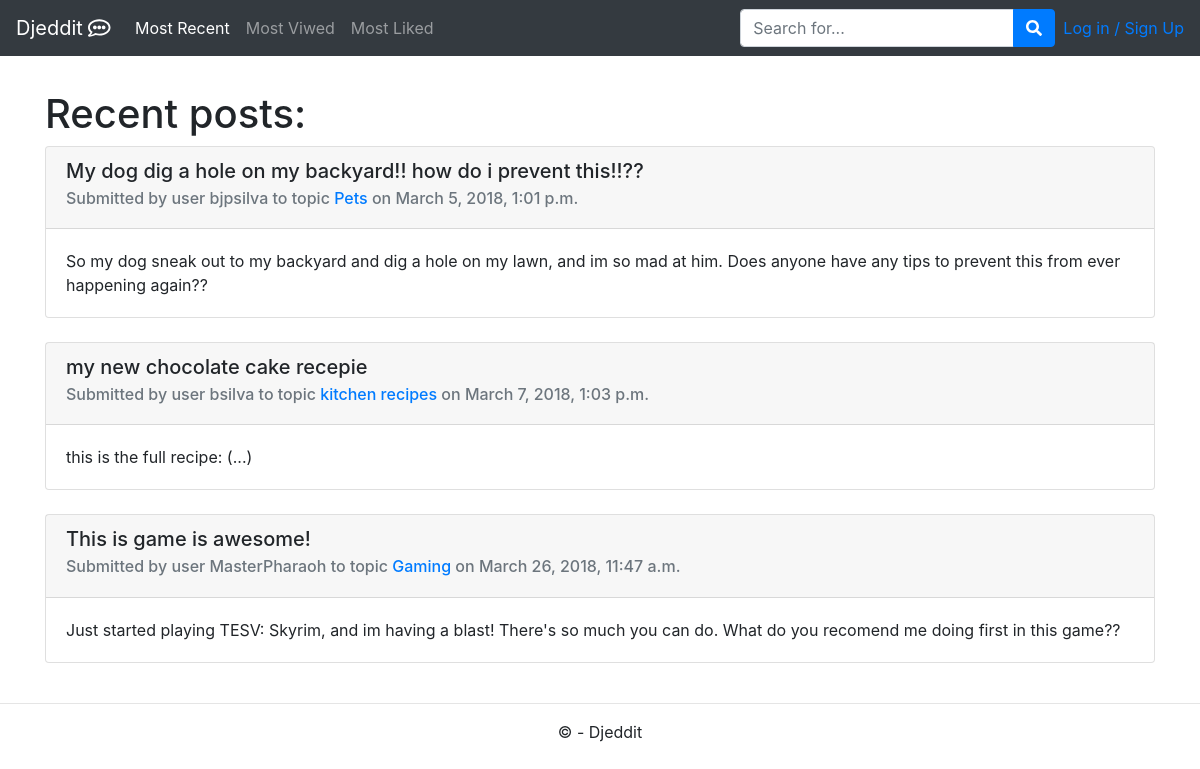
Before: / with the older database file.
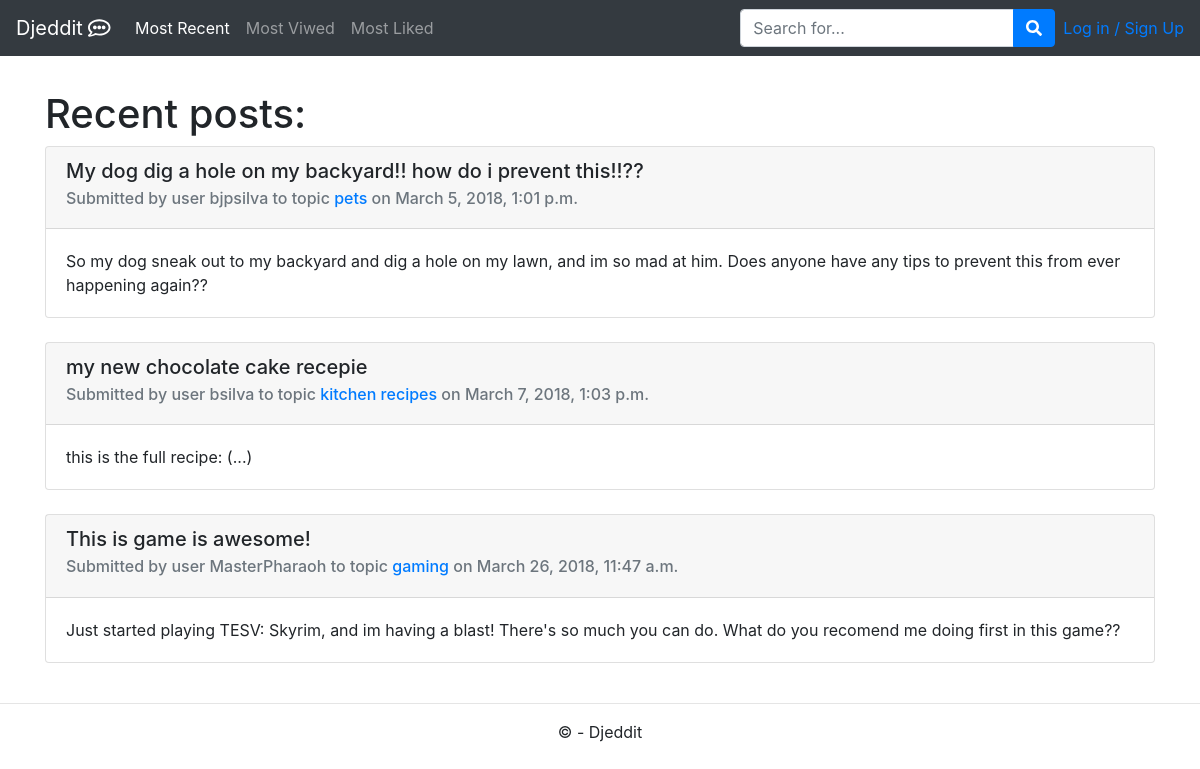
After: the same page with the newer database file.
### app/models.py (models this page shows, shortened)
class Post(models.Model):
    topic = models.ForeignKey(Topic, on_delete=models.CASCADE)
    title = models.CharField(max_length=120, blank=False)  # campo obrigatório
    content = models.CharField(max_length=100000, blank=False)
    score = models.IntegerField(default=0)
    date = models.DateTimeField()
    userOP = models.ForeignKey(User, on_delete=models.CASCADE)

class Topic(models.Model):
    name = models.CharField(max_length=80, blank=False, unique=True)
    description = models.CharField(max_length=300, blank=False)

class User(models.Model):
    userName = models.CharField(max_length=50, blank=False, unique=True)
    email = models.EmailField(max_length=50, blank=False, unique=True)
    user_details = models.CharField(max_length=200, blank=True)

### app/views.py (the view)
# urls.py: path('', views.mainPage, name="home"),
def mainPage(request):
    tparams = {
        "posts": Post.objects.order_by("date"),
    }
    return render(request, "home.html", tparams)

### templates/home.html (shortened to what this page needs)
{% extends 'layout.html' %}
{% block content %}
    <h1>Recent posts:</h1>
    {% for e in posts %}
        <div class="card">
            <div class="card-header">
                <h5 class="card-title">{{ e.title }} </h5>
                <h6 class="card-subtitle mb-2 text-muted">Submitted by user <a>{{ e.userOP.userName }}<a/>
                    to topic <a href="{% url "topic"  topicName=e.topic.name %}"> {{ e.topic.name }} <a/> on {{ e.date }}</h6>
            </div>
            <div class="card-body">{{ e.content }} </div>
        </div>
        <br>
    {% endfor %}
{% endblock %}

Changed rows visible on the page:
changed through a linked row, Post "My dog dig a hole on my backyard!! how do i prevent this!!??": topic.name "Pets" → "pets"
changed through a linked row, Post "This is game is awesome!": topic.name "Gaming" → "gaming"
